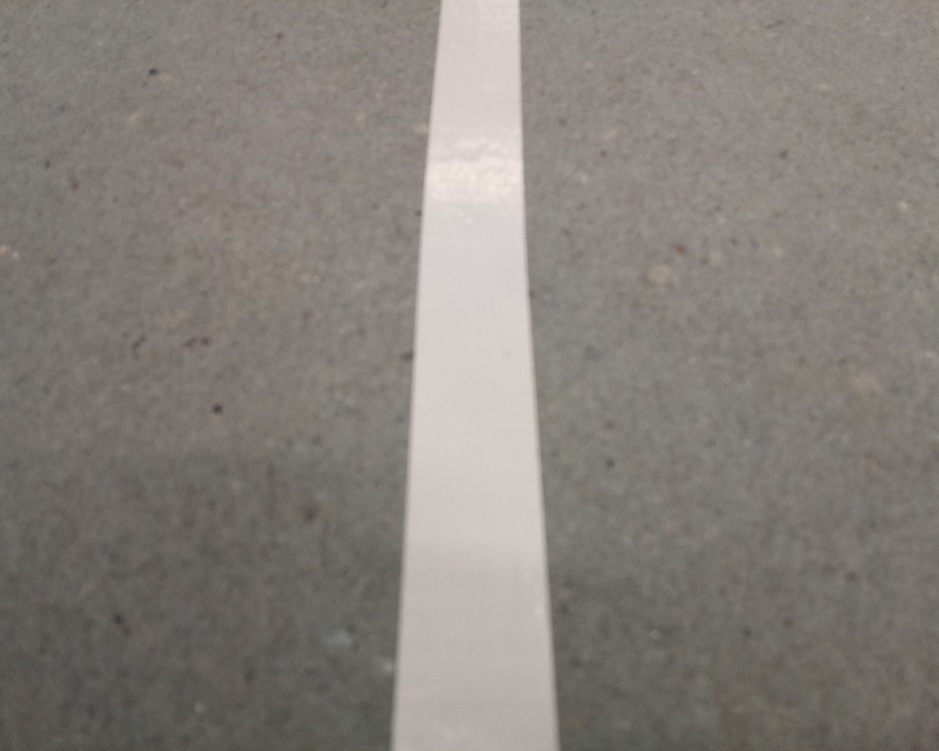
#> input picture TP-dev-emb/TP_Dev_Emb/photo_test.jpg, 939 x 751 px, shrunk from 1280 x 1024 before the run
$ python code2.py
#> lines starting #> are read from the running program, lines starting #| are printed output that depends on the picture; after the words box and inside, x2 and y2 are one past the last pixel; in counts of white or black regions, pixels touching at a corner belong together
import cv2
import numpy as np

# Read an image and print its dimensions
image = cv2.imread("photo_test.jpg")
#> image is the input picture: shape (751, 939, 3); mean B, G, R 123.1, 128.8, 134.3
im2 = cv2.imread("photo_test.jpg")
h, w = image.shape[:2]
#> h = 751; w = 939
print(w, h)
#| 939 751


# Convert to gray scale image
gray = cv2.cvtColor(image, cv2.COLOR_RGB2GRAY)

# Blur and threshold
blur = cv2.blur(gray, (1, 1))
ret, thresh = cv2.threshold(blur, 124, 255, cv2.THRESH_BINARY)
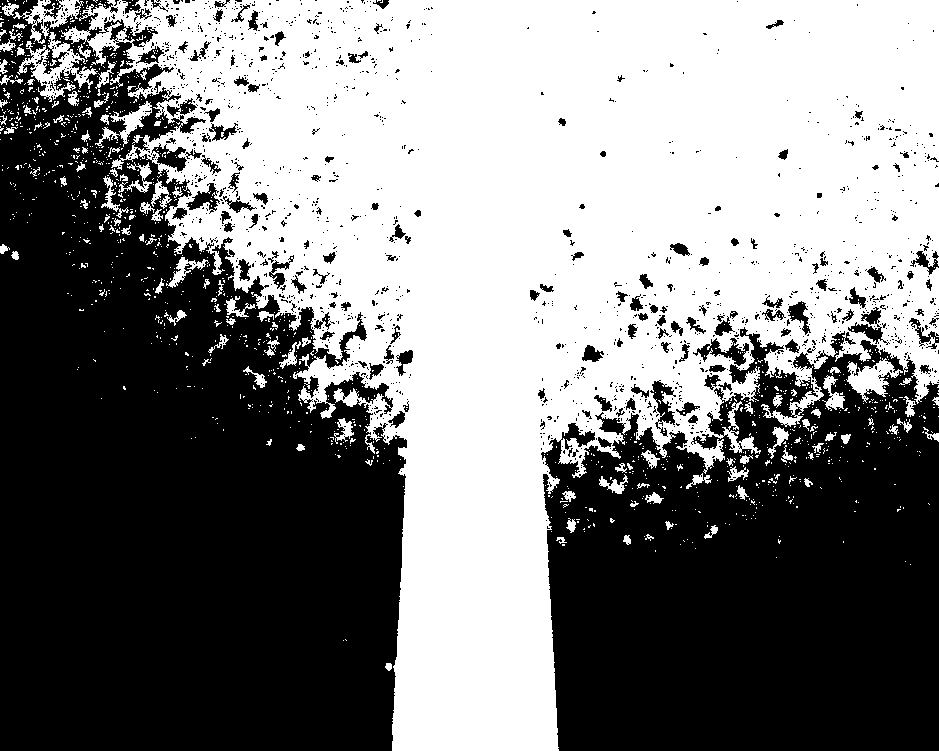
#> thresh: shape (751, 939); 49.4% white; 1271 white regions (1148 under 20 px), largest, box (x1, y1, x2, y2) and area: (61, 0, 939, 751) 332543, (17, 32, 98, 102) 1737, (846, 358, 903, 403) 1109


# Remove noise with morphological processing
kernel = np.ones((4, 4), np.uint8)
eroded_mask = cv2.erode(thresh, kernel, iterations=1)
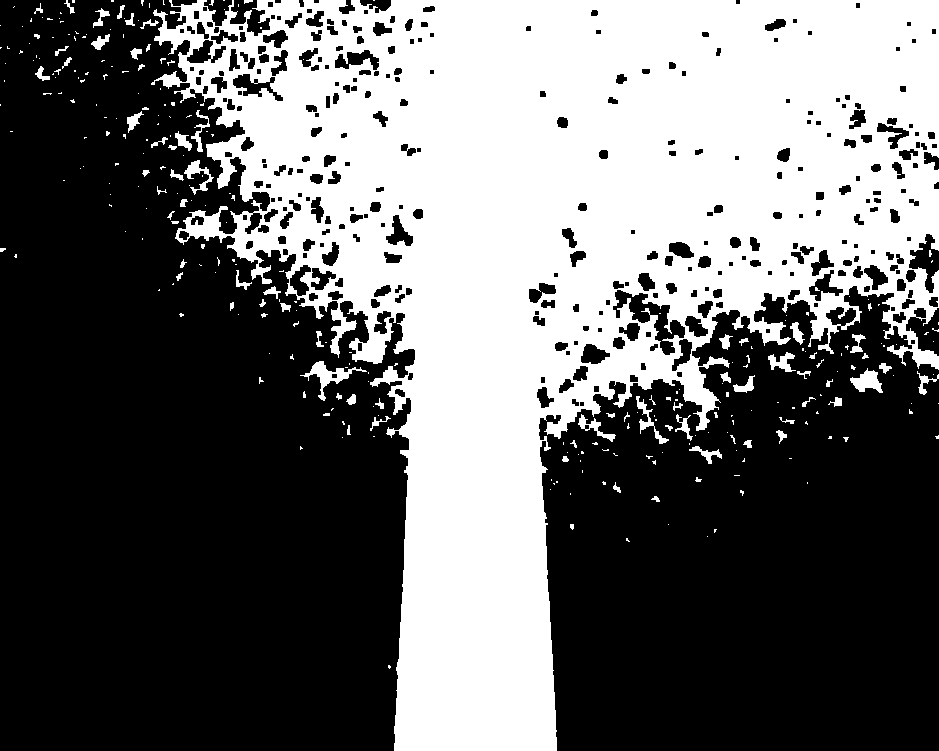
#> eroded_mask: shape (751, 939); 41% white; 304 white regions (229 under 20 px), largest, box (x1, y1, x2, y2) and area: (151, 0, 939, 751) 280974, (300, 361, 367, 401) 621, (850, 368, 883, 393) 445
closed_mask = cv2.dilate(eroded_mask, kernel, iterations=1)
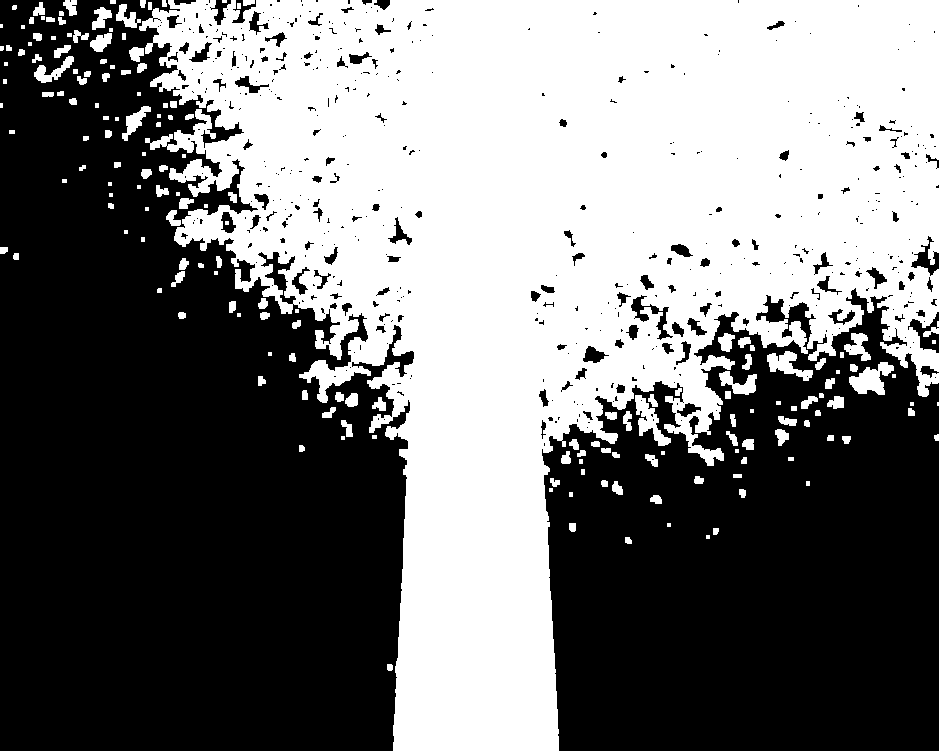
#> closed_mask: shape (751, 939); 46.3% white; 182 white regions (39 under 20 px)


# Find the different contours
contours, hierarchy = cv2.findContours(
    closed_mask, cv2.RETR_TREE, cv2.CHAIN_APPROX_SIMPLE
)
#> contours = 721 contours, 461 with area under 20; largest, box (x1, y1, x2, y2) and area: (139, 0, 939, 751) 319846, (849, 362, 894, 395) 730, (257, 251, 297, 305) 724, (635, 395, 671, 446) 636, (630, 294, 674, 341) 604
# Sort by area and draw the output image
contours = sorted(contours, key=cv2.contourArea, reverse=True)
im2 = cv2.drawContours(im2, contours, -1, (0, 255, 0), 2)
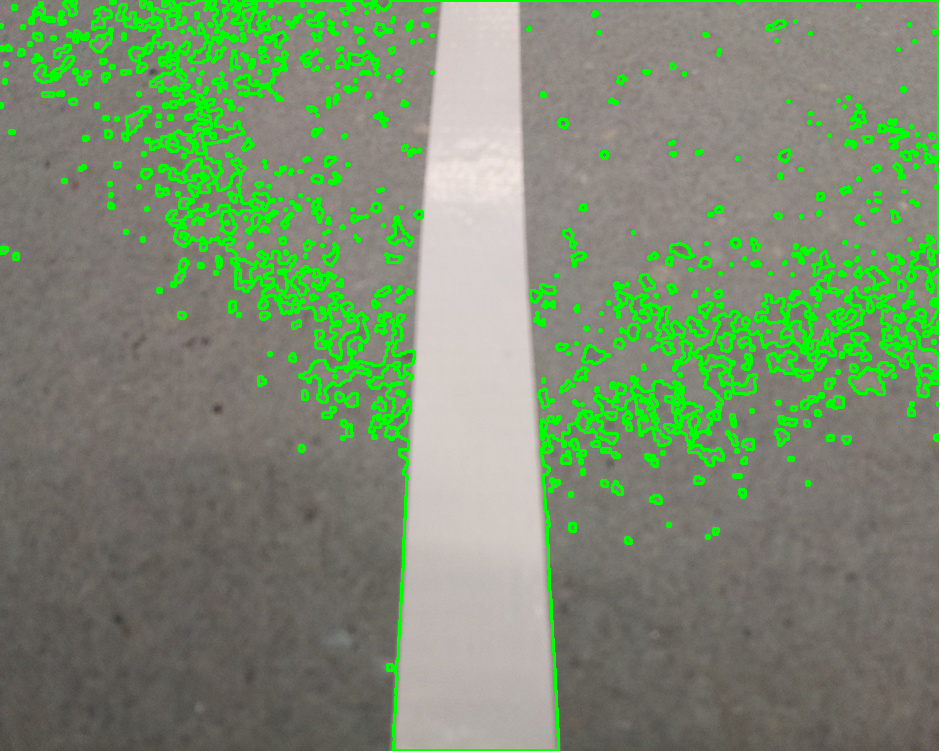
#> im2: shape (751, 939, 3); 9.51% of pixels changed, all inside (x1, y1, x2, y2) = (0, 0, 939, 751)

cv2.imwrite("out_test.png", im2)


# Compute barycenter
print(len(contours))
#| 721
if len(contours) > 0:
    M = cv2.moments(contours[0])
#> M = moments, m00 319845.5, centre m10/m00, m01/m00 = (553.5, 247.7)
    # Centroid
    cx = int(M["m10"] / M["m00"])
#> cx = 553
    cy = int(M["m01"] / M["m00"])
#> cy = 247
    print(f"Centroid of the biggest area: ({cx}, {cy})")
#| Centroid of the biggest area: (553, 247)
else:
    print("No Centroid Found")


cv2.imshow("origin", image)
cv2.imshow("blur", blur)
cv2.imshow("gray", gray)
cv2.imshow("thresh", thresh)
cv2.imshow("closed", closed_mask)
cv2.imshow("output", im2)
cv2.waitKey(0)
cv2.destroyAllWindows()
